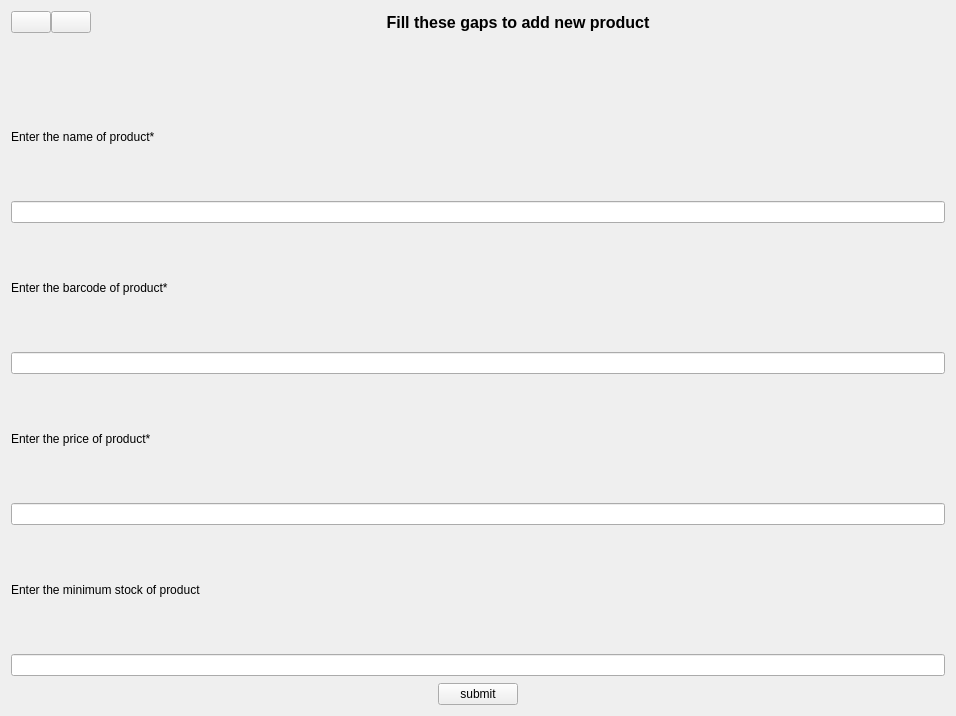
<?xml version="1.0" encoding="UTF-8"?>
<ui version="4.0">
 <class>NewWindow</class>
 <widget class="QWidget" name="NewWindow">
  <property name="geometry">
   <rect>
    <x>0</x>
    <y>0</y>
    <width>956</width>
    <height>716</height>
   </rect>
  </property>
  <property name="windowTitle">
   <string>Form</string>
  </property>
  <layout class="QVBoxLayout" name="verticalLayout_2" stretch="0,0,1">
   <item>
    <layout class="QHBoxLayout" name="horizontalLayout_3" stretch="1,5,0,1,0">
     <property name="spacing">
      <number>0</number>
     </property>
     <property name="sizeConstraint">
      <enum>QLayout::SetDefaultConstraint</enum>
     </property>
     <item>
      <widget class="QPushButton" name="retButton">
       <property name="sizePolicy">
        <sizepolicy hsizetype="Fixed" vsizetype="Fixed">
         <horstretch>0</horstretch>
         <verstretch>0</verstretch>
        </sizepolicy>
       </property>
       <property name="text">
        <string/>
       </property>
       <property name="icon">
        <iconset resource="resource.qrc">
         <normaloff>:/return.png</normaloff>:/return.png</iconset>
       </property>
      </widget>
     </item>
     <item>
      <widget class="QPushButton" name="relButton">
       <property name="sizePolicy">
        <sizepolicy hsizetype="Fixed" vsizetype="Fixed">
         <horstretch>0</horstretch>
         <verstretch>0</verstretch>
        </sizepolicy>
       </property>
       <property name="text">
        <string/>
       </property>
       <property name="icon">
        <iconset resource="resource.qrc">
         <normaloff>:/arrow.png</normaloff>:/arrow.png</iconset>
       </property>
      </widget>
     </item>
     <item>
      <spacer name="horizontalSpacer">
       <property name="orientation">
        <enum>Qt::Horizontal</enum>
       </property>
       <property name="sizeHint" stdset="0">
        <size>
         <width>40</width>
         <height>20</height>
        </size>
       </property>
      </spacer>
     </item>
     <item>
      <widget class="QLabel" name="label_5">
       <property name="sizePolicy">
        <sizepolicy hsizetype="Fixed" vsizetype="Minimum">
         <horstretch>0</horstretch>
         <verstretch>0</verstretch>
        </sizepolicy>
       </property>
       <property name="font">
        <font>
         <pointsize>12</pointsize>
         <weight>75</weight>
         <bold>true</bold>
        </font>
       </property>
       <property name="text">
        <string>Fill these gaps to add new product</string>
       </property>
       <property name="alignment">
        <set>Qt::AlignCenter</set>
       </property>
      </widget>
     </item>
     <item>
      <spacer name="horizontalSpacer_2">
       <property name="orientation">
        <enum>Qt::Horizontal</enum>
       </property>
       <property name="sizeHint" stdset="0">
        <size>
         <width>40</width>
         <height>20</height>
        </size>
       </property>
      </spacer>
     </item>
    </layout>
   </item>
   <item>
    <spacer name="verticalSpacer">
     <property name="orientation">
      <enum>Qt::Vertical</enum>
     </property>
     <property name="sizeHint" stdset="0">
      <size>
       <width>20</width>
       <height>40</height>
      </size>
     </property>
    </spacer>
   </item>
   <item>
    <layout class="QVBoxLayout" name="verticalLayout" stretch="0,0,0,0,0,0,0,0,0">
     <property name="spacing">
      <number>7</number>
     </property>
     <property name="sizeConstraint">
      <enum>QLayout::SetDefaultConstraint</enum>
     </property>
     <item>
      <widget class="QLabel" name="label">
       <property name="sizePolicy">
        <sizepolicy hsizetype="Preferred" vsizetype="Preferred">
         <horstretch>0</horstretch>
         <verstretch>0</verstretch>
        </sizepolicy>
       </property>
       <property name="text">
        <string>Enter the name of product*</string>
       </property>
      </widget>
     </item>
     <item>
      <widget class="QLineEdit" name="nameLine">
       <property name="sizePolicy">
        <sizepolicy hsizetype="Expanding" vsizetype="Fixed">
         <horstretch>0</horstretch>
         <verstretch>0</verstretch>
        </sizepolicy>
       </property>
      </widget>
     </item>
     <item>
      <widget class="QLabel" name="label_2">
       <property name="sizePolicy">
        <sizepolicy hsizetype="Preferred" vsizetype="Preferred">
         <horstretch>0</horstretch>
         <verstretch>0</verstretch>
        </sizepolicy>
       </property>
       <property name="text">
        <string>Enter the barcode of product*</string>
       </property>
      </widget>
     </item>
     <item>
      <widget class="QLineEdit" name="codeLine"/>
     </item>
     <item>
      <widget class="QLabel" name="label_3">
       <property name="sizePolicy">
        <sizepolicy hsizetype="Preferred" vsizetype="Preferred">
         <horstretch>0</horstretch>
         <verstretch>0</verstretch>
        </sizepolicy>
       </property>
       <property name="text">
        <string>Enter the price of product*</string>
       </property>
      </widget>
     </item>
     <item>
      <widget class="QLineEdit" name="priceLine">
       <property name="sizePolicy">
        <sizepolicy hsizetype="Expanding" vsizetype="Fixed">
         <horstretch>0</horstretch>
         <verstretch>0</verstretch>
        </sizepolicy>
       </property>
      </widget>
     </item>
     <item>
      <widget class="QLabel" name="label_4">
       <property name="sizePolicy">
        <sizepolicy hsizetype="Preferred" vsizetype="Preferred">
         <horstretch>0</horstretch>
         <verstretch>0</verstretch>
        </sizepolicy>
       </property>
       <property name="text">
        <string>Enter the minimum stock of product</string>
       </property>
      </widget>
     </item>
     <item>
      <widget class="QLineEdit" name="stockLine">
       <property name="sizePolicy">
        <sizepolicy hsizetype="Preferred" vsizetype="Fixed">
         <horstretch>0</horstretch>
         <verstretch>0</verstretch>
        </sizepolicy>
       </property>
      </widget>
     </item>
     <item alignment="Qt::AlignHCenter">
      <widget class="QPushButton" name="submitButton">
       <property name="sizePolicy">
        <sizepolicy hsizetype="Maximum" vsizetype="Fixed">
         <horstretch>0</horstretch>
         <verstretch>0</verstretch>
        </sizepolicy>
       </property>
       <property name="layoutDirection">
        <enum>Qt::LeftToRight</enum>
       </property>
       <property name="text">
        <string>submit</string>
       </property>
      </widget>
     </item>
    </layout>
   </item>
  </layout>
 </widget>
 <resources>
  <include location="resource.qrc"/>
 </resources>
 <connections/>
</ui>
